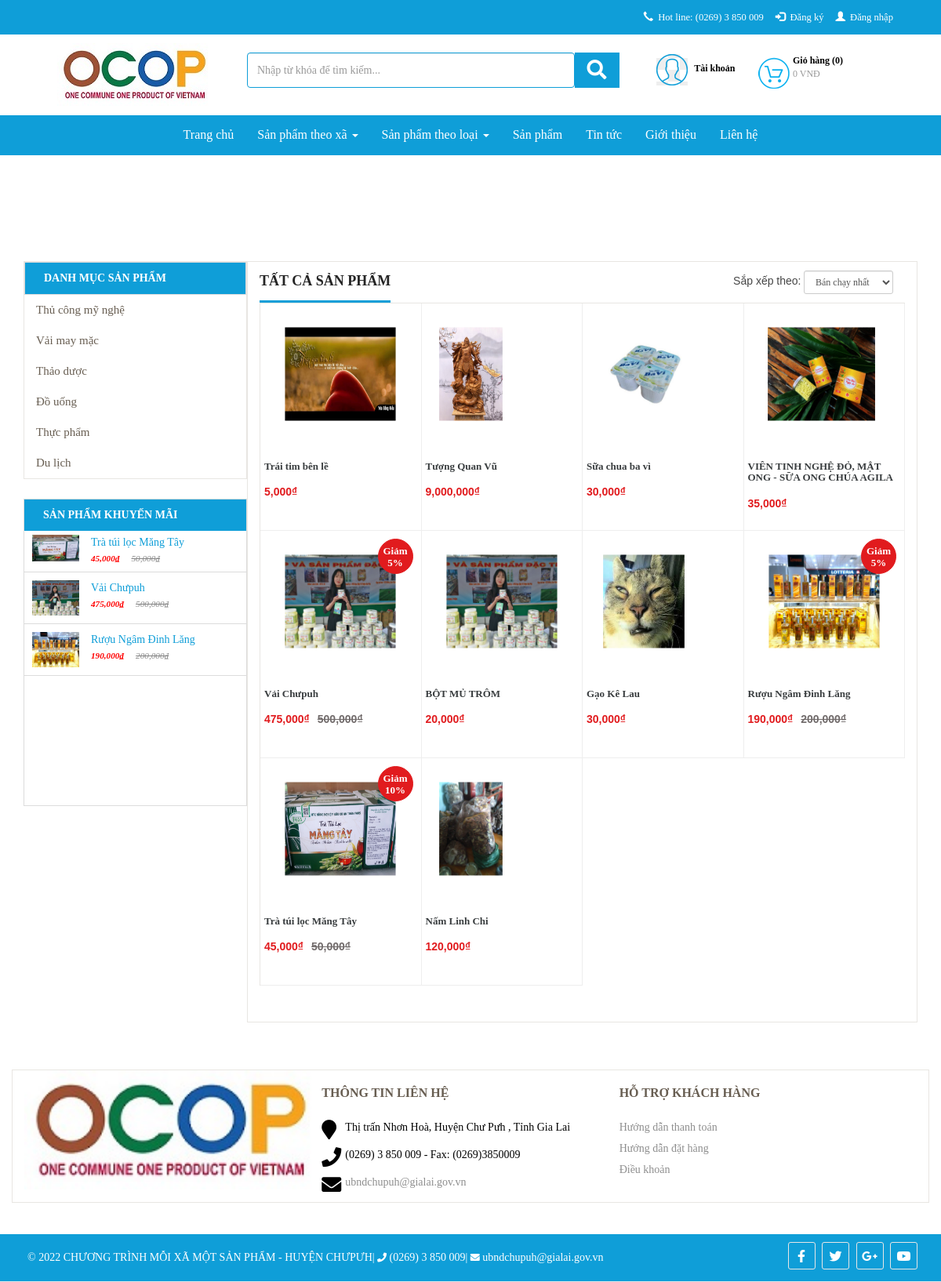
Page /san-pham/1 on the committed database.
### tables this page shows
CREATE TABLE `db_category` (
  `id` int(11) NOT NULL,
  `name` varchar(255) NOT NULL,
  `link` varchar(255) NOT NULL,
  `level` int(2) NOT NULL,
  `parentid` int(11) NOT NULL,
  `orders` varchar(5) DEFAULT NULL,
  `created_at` datetime NOT NULL,
  `created_by` varchar(255) NOT NULL,
  `updated_at` datetime NOT NULL,
  `updated_by` varchar(255) NOT NULL,
  `trash` tinyint(1) NOT NULL DEFAULT 1,
  `status` tinyint(1) NOT NULL DEFAULT 1
);

CREATE TABLE `db_product` (
  `id` int(11) NOT NULL,
  `catid` int(11) NOT NULL,
  `name` varchar(255) NOT NULL,
  `alias` varchar(255) NOT NULL,
  `avatar` varchar(255) NOT NULL,
  `img` varchar(255) NOT NULL,
  `sortDesc` text NOT NULL,
  `detail` text NOT NULL,
  `producer` int(11) NOT NULL,
  `number` int(11) NOT NULL,
  `number_buy` int(11) NOT NULL,
  `sale` int(3) DEFAULT NULL,
  `price` int(11) NOT NULL,
  `price_sale` int(11) NOT NULL,
  `created` datetime NOT NULL,
  `created_by` varchar(100) NOT NULL DEFAULT 'HDL',
  `modified` datetime NOT NULL,
  `modified_by` varchar(100) NOT NULL DEFAULT 'HDL',
  `trash` int(1) NOT NULL DEFAULT 1,
  `status` int(1) NOT NULL DEFAULT 1,
  `userId` int(11) DEFAULT NULL
);

### application/controllers/Sanpham.php (called while the page is built, shortened)
<?php
class Sanpham extends CI_Controller {
    function __construct() {
        $this->load->model('frontend/Mproduct');
		$this->load->model('frontend/Mproducer');
        $this->load->model('frontend/Mcategory');
		$this->load->model('frontend/Mevaluate');
		$this->load->model('backend/Muser');
        $this->data['com']='sanpham';
        $this->load->library('session');
        $this->load->library('phantrang');
    }
    public function index(){
        if(isset($_POST['sapxep'])){
            $dksx=$_POST['sapxep'];
            $char = explode('-', $dksx);
            $f=$char[0];
            $od=$char[1];
            $data = array('0' => $f, '1' =>$od);
            $this->session->set_userdata('sortby', $data);
        }else{
            if($this->session->userdata('sortby')){
                $data = $this->session->userdata('sortby');
                $f=$data[0];
                $od=$data[1];
            }else{
                $f='created';
                $od='desc';
            }
        }
        $this->load->library('phantrang');
        $limit=12;
        $current=$this->phantrang->PageCurrent();
        $first=$this->phantrang->PageFirst($limit, $current);
        $total=$this->Mproduct->product_sanpham_count();
        $this->data['strphantrang']=$this->phantrang->PagePer($total, $current, $limit, $url='san-pham');
        $this->data['list']=$this->Mproduct->product_sanpham($limit,$first,$f,$od);
        $this->data['title']='OCOP CHƯPƯH - Tất cả sản phẩm';
        $this->data['view']='index';
        if(isset($_POST['sapxep'])){
            $result=$this->load->view('frontend/components/sanpham/index_order',$this->data,true);
            echo json_encode($result);
        }else{
            $this->load->view('frontend/layout',$this->data);
        }
    }
}

### index.php (called while the page is built, shortened)
<?php
require_once BASEPATH.'core/CodeIgniter.php';

### application/models/frontend/Mcategory.php (called while the page is built, shortened)
<?php
class Mcategory extends CI_Model {
    public function __construct()
    {
        $this->table = $this->db->dbprefix('category');
    }
    public function category_menu($parentid)
    {
        $this->db->where('parentid', $parentid);
        $this->db->where('status', 1);
        $this->db->where('trash', 1);
        $this->db->order_by('orders asc, updated_at desc');
        $query = $this->db->get($this->table);
        return $query->result_array();
    }
}

### application/models/frontend/Mproduct.php (called while the page is built, shortened)
<?php
class Mproduct extends CI_Model {
    public function __construct()
    {
        $this->table = $this->db->dbprefix('product');
    }
    public function product_sanpham($limit,$first,$f,$od)
    {
        $this->db->where('trash', 1);
        $this->db->order_by($f, $od);
        $query = $this->db->get($this->table, $limit,$first);
        return $query->result_array();
    }
    public function product_sanpham_count()
    {
        $this->db->where('status', 1);
        $this->db->where('trash', 1);
        $query = $this->db->get($this->table);
        return count($query->result_array());
    }
    public function product_sale($limit)
    {
        $this->db->where('status', 1);
        $this->db->where('trash', 1);
        $this->db->limit($limit);
        $this->db->order_by('sale', 'desc');
        $this->db->order_by('modified', 'desc');
        $query = $this->db->get($this->table);
        return $query->result_array();
    }
}

### application/views/frontend/components/sanpham/index.php (the view, shortened to what this page needs)
<section id="product-all" class="collection">
	<div class="slider">
		<div class="container">
            <div class="col-xs-12 col-sm-12 col-md-3 col-lg-3">
                <div class="col-xs-12 col-sm-12 col-md-12 col-lg-12 list-menu pull-left">
                    <?php $this->load->view('frontend/modules/category'); ?>
                </div>
                <?php $this->load->view('frontend/modules/product-sale'); ?>
            </div>
            <div class="col-xs-12 col-sm-12 col-md-9 col-lg-9 product-content">
             <div class="product-wrap">
               <div class="collection__title">
                   <h1><span>Tất cả sản phẩm</span></h1>
                   <div id="sort-by" class="hidden-xs">
                      <label class="left hidden-xs" for="sort-select">Sắp xếp theo: </label>
                      <form class="form-inline form-viewpro">
                        <div class="form-group">
                            <?php
                            $html_list="";
                            $html_list.='<select id ="sortControl" class = "sort-by form-control input-sm" onchange="sortby(this.value)">';
                            if($this->session->userdata('sortby')){
                                $data = $this->session->userdata('sortby');
                                $sort = $data[0].'-'.$data[1];
                                if($sort == 'number_buy-desc'){
                                    $html_list.='<option value="number_buy-desc" selected>Bán chạy nhất</option>';
                                }else{
                                    $html_list.='<option value="number_buy-desc">Bán chạy nhất</option>';
                                }
                                if($sort == 'name-asc'){
                                    $html_list.='<option value="name-asc" selected>A → Z</option>';
                                }else{
                                    $html_list.='<option value="name-asc" >A → Z</option>';
                                }
                                if($sort == 'name-desc'){
                                    $html_list.='<option value="name-desc" selected>Z → A</option>';
                                }else{
                                    $html_list.='<option value="name-desc">Z → A</option>';
                                }
                                if($sort == 'price-asc'){
                                    $html_list.='<option value="price-asc" selected>Giá tăng dần</option>';
                                }else{
                                    $html_list.='<option value="price-asc">Giá tăng dần</option>';
                                }
                                if($sort == 'price-desc'){
                                    $html_list.='<option value="price-desc" selected>Giá giảm dần</option>';
                                }else{
                                    $html_list.='<option value="price-desc">Giá giảm dần</option>';
                                }
                                if($sort == 'created-desc'){
                                    $html_list.='<option value="created-desc" selected>Hàng mới nhất</option>';
                                }else{
                                    $html_list.='<option value="created-desc">Hàng mới nhất</option>';
                                }
                                if($sort == 'created-asc'){
                                    $html_list.='<option value="created-asc" selected>Hàng cũ nhất</option>';
                                }else{
                                    $html_list.='<option value="created-asc">Hàng cũ nhất</option>';
                                }
                            }else{
                               $html_list.='<option value="number_buy-desc">Bán chạy nhất</option>';
                                $html_list.='<option value="name-asc">A → Z</option>';
                                $html_list.='<option value="name-desc">Z → A</option>';
                                $html_list.='<option value="price-asc">Giá tăng dần</option>';
                                $html_list.='<option value="price-desc">Giá giảm dần</option>';
                                $html_list.='<option value="created-desc">Hàng mới nhất</option>';
                                $html_list.='<option value="created-desc">Hàng cũ nhất</option>';
                            }
                            $html_list.='</select>';
                            echo $html_list;
                            ?>
                        </div>
                    </form>
                </div>
                <div class="collection-filter" id = "list-product">
                  <div class="category-products clearfix">
                     <div class="products-grid clearfix">
                        <?php if(count($list)==0): ?>
                            <p>Không có sản phẩm !</p>
                            <?php else : ?>
                                <?php foreach ($list as $sp) :?>
                                    <div class="col-md-3 col-lg-3 col-xs-6 col-6">
                                        <div class="product-lt">
                                            <div class="lt-product-group-image">
                                                <a id = "zoomOut" href="<?php echo $sp['alias'] ?>" title="<?php echo $sp['name'] ?>" >
												<figure>
                                                    <img class="img-p"src="public/images/products/<?php echo $sp['avatar'] ?>" alt="">
												</figure>
                                                </a>
                                                <?php if($sp['sale'] > 0) :?>
                                                    <div class="giam-percent">
                                                        <span class="text-giam-percent">Giảm <?php echo $sp['sale'] ?>%</span>
                                                    </div>
                                                <?php endif; ?>
                                            </div>
                                            <div class="lt-product-group-info">
                                                <a href="<?php echo $sp['alias'] ?>" title="<?php echo $sp['name'] ?>">
                                                    <h3><?php echo $sp['name'] ?></h3>
                                                </a>
                                                <div class="price-box">
                                                    <?php if($sp['sale'] > 0) :?>
                                                        <p class="old-price">
                                                            <span class="price"><?php echo(number_format($sp['price'])); ?>₫</span>
                                                        </p>
                                                        <p class="special-price">
                                                            <span class="price"><?php echo(number_format($sp['price_sale'])); ?>₫</span>
                                                        </p>
                                                        <?php else: ?>
                                                           <p class="old-price">
                                                            <span class="price" style="color: #fff"><?php echo(number_format($sp['price'])); ?>₫</span>
                                                        </p>
                                                        <p class="special-price">
                                                            <span class="price"><?php echo(number_format($sp['price'])); ?>₫</span>
                                                        </p>
                                                    <?php endif;?>
                                                </div>
                                            </div>
                                        </div>
                                    </div>
                                <?php endforeach; ?>
                            </div>
                        <?php endif; ?>
                    </div>
                </div>
            </div>
        </div>
    </div>
</div>
</div>
</section>

### application/views/frontend/modules/category.php (shortened to what this page needs)
<div class="widget" style="margin: 0px; min-height: 0px;">
    <p>Danh mục sản phẩm</p>
</div>
<?php
$listcat = $this->Mcategory->category_menu(0);
$html_menu='<ul class="main-ul">';
foreach ($listcat as $menu) {
    $html_menu.='<li>';
    $html_menu.="<a href='san-pham/".$menu['link']." ' title=' ".$menu['name']."'>";
    $html_menu.=$menu['name'];
    $html_menu.='</i>';
    $html_menu.="</a>";
    $html_menu.="</li>";
}
$html_menu.="</ul>";
echo $html_menu;
?>

### application/views/frontend/modules/product-sale.php
<div class="col-xs-12 col-sm-12 col-md-12 col-lg-12 products-sale-off">
    <div class="widget">
        <p>Sản phẩm khuyến mãi</p>
        <div class="panel-left-body">
            <?php
                $list = $this->Mproduct->product_sale('4');
                $html_menu='<div id="post-list-footer" class="sidebar_menu">';
                foreach ($list as $menu) {
                    if($menu['sale'] > 0){
                        $html_menu.="<div class = 'spost clearfix'>";
                            $html_menu.="<div class='entry-image'>";
                                $html_menu.="<a href=".$menu['alias']." title=' ".$menu['name']."'>";
                                    $html_menu.="<img src='public/images/products/".$menu['img']."'>";
                                $html_menu.="</a>";
                            $html_menu.='</div>';
                            $html_menu.='<div class="entry-c" style="width:194px;">';
                                $html_menu.='<div class="entry-title">';
                                    $html_menu.="<a class='ws-nw overflow ellipsis' href=".$menu['alias']." title=' ".$menu['name']."'>";
                                        $html_menu.=$menu['name'];
                                    $html_menu.="</a>";
                                $html_menu.='</div>';
                                $html_menu.='<ul class="entry-meta">';
                                    $html_menu.='<li class="color">';
                                        $html_menu.="<ins>".number_format($menu['price_sale']).'₫'."</ins>";
                                        $html_menu.="<del>".number_format($menu['price']).'₫'."</del>";
                                    $html_menu.='</li>';
                                $html_menu.='</ul>';
                            $html_menu.='</div>';
                        $html_menu.="</div>";
                    }
                }
                $html_menu.="</div>";
            echo $html_menu;
            ?>
        </div>
    </div>
</div>

### rows in the picture
db_category: value "Thủ công mỹ nghệ"
db_category: value "Vải may mặc"
db_category: value "Thảo dược"
db_category: value "Đồ uống"
db_category: value "Thực phẩm"
db_category: value "Du lịch"
db_product: img (picture), sale "Trà túi lọc Măng Tây", price_sale "45,000", price "50,000", avatar (picture), sale "10", name "Trà túi lọc Măng Tây"
db_product: img (picture), sale "Vải Chưpuh", price_sale "475,000", price "500,000", avatar (picture), sale "5", name "Vải Chưpuh"
db_product: img (picture), sale "Rượu Ngâm Đinh Lăng", price_sale "190,000", price "200,000", avatar (picture), sale "5", name "Rượu Ngâm Đinh Lăng"
db_product: avatar (picture), name "Trái tim bên lề", price "5,000"
db_product: avatar (picture), name "Tượng Quan Vũ", price "9,000,000"
db_product: avatar (picture), name "Sữa chua ba vì", price "30,000"
db_product: avatar (picture), name "VIÊN TINH NGHỆ ĐỎ, MẬT ONG - SỮA ONG CHÚA AGILA", price "35,000"
db_product: avatar (picture), name "BỘT MỦ TRÔM", price "20,000"
db_product: avatar (picture), name "Gạo Kê Lau", price "30,000"
db_product: avatar (picture), name "Nấm Linh Chi", price "120,000"
